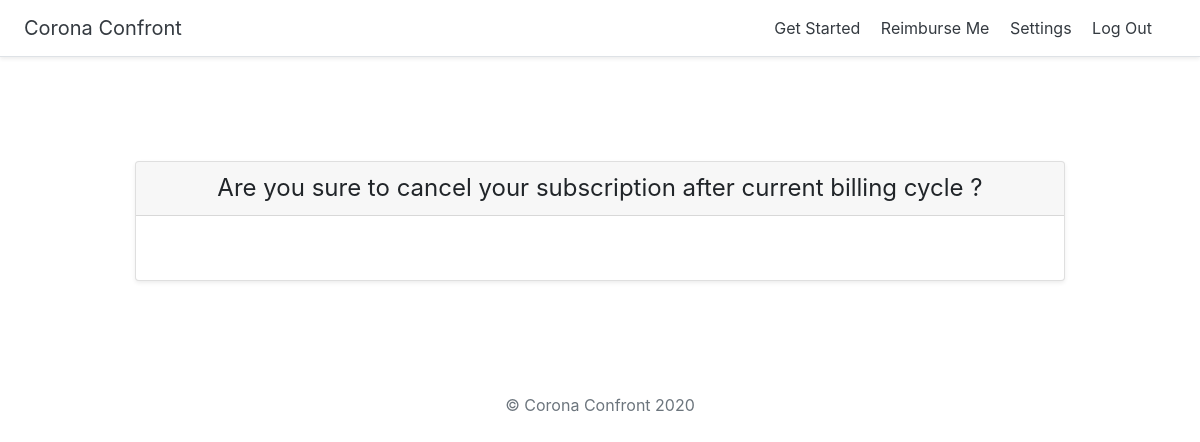
/cancel/ (signed in), run on an earlier commit of the app's database.
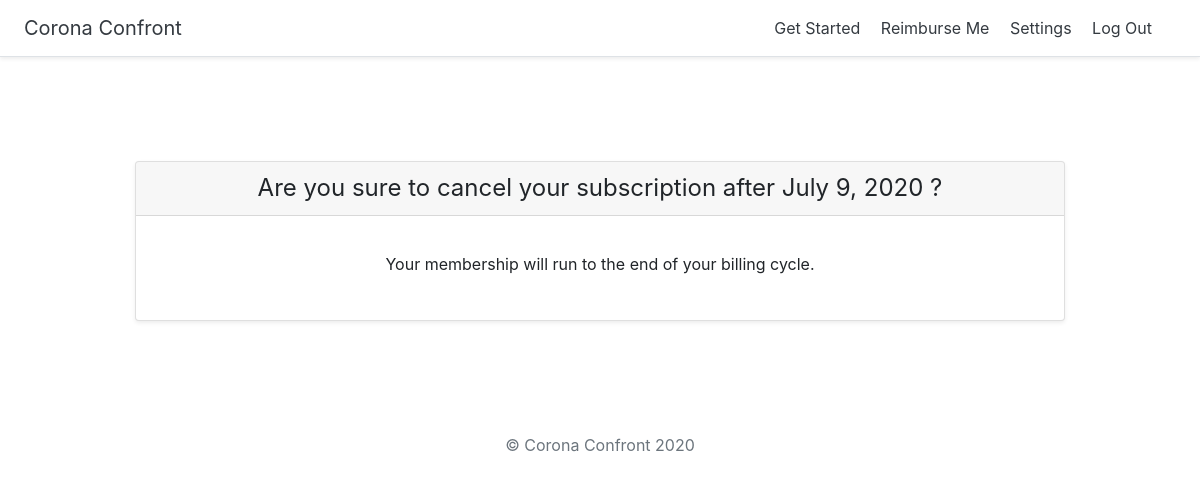
And on a later commit of the database.
### plans/models.py (models this page shows)
class Customer(models.Model):
    user = models.OneToOneField(User, on_delete=models.CASCADE)
    stripeid = models.CharField(max_length=255)
    stripe_subscription_id = models.CharField(max_length=255)
    cancel_at_period_end = models.BooleanField(default=False)
    membership = models.BooleanField(default=False)
    insurance_exists = models.CharField(max_length=3, choices=INSURANCE_CHOICES, default = 'NO')
    first_name = models.CharField(max_length=200, null=True)
    last_name = models.CharField(max_length=200, null=True)
    birth_date = models.DateField(null=True)
    email_confirmed = models.BooleanField(default=False)
    last_day_membership = models.DateField(null=True)
    date_added = models.DateTimeField(auto_now_add=True)

### plans/views.py (the view)
# urls.py: path('cancel/', views.cancel_insurance, name='cancel_insurance'),
@login_required
def cancel_insurance(request):
    membership = False
    cancel_at_period_end = False
    last_day_show = None
    if request.method == 'POST':
        subscription = stripe.Subscription.retrieve(request.user.customer.stripe_subscription_id)
        subscription.cancel_at_period_end = True
        request.user.customer.cancel_at_period_end = True
        cancel_at_period_end = True
        subscription.save()
        request.user.customer.save()
    else:
        try:
            if request.user.customer.membership:
                membership = True
            if request.user.customer.cancel_at_period_end:
                cancel_at_period_end = True
            if request.user.customer.last_day_membership:
                last_day_show = request.user.customer.last_day_membership
        except Customer.DoesNotExist:
            membership = False
    return render(request, 'registration/cancel_insurance.html', {'membership':membership,
    'cancel_at_period_end':cancel_at_period_end, 'last_day_show': last_day_show })

### templates/registration/cancel_insurance.html (shortened to what this page needs)
{% extends 'plans/base.html' %}
{% block content %}
<div class="pricing-header px-3 py-3 pt-md-5 pb-md-4 mx-auto text-center">
</div>
<div class="container">
  <div class="card-deck mb-3 text-center">
    <div class="card mb-4 shadow-sm">
      <div class="card-header">
        <h4 class="my-0 font-weight-normal">Are you sure to cancel your subscription after {{ last_day_show |default_if_none:"current billing cycle" }} ?</h4>
      </div>
      <div class="card-body">
        <ul class="list-unstyled mt-3 mb-4">
            <div class="container">
              {% if cancel_at_period_end %}
              Your membership will run to the end of your billing cycle.
              {% endif %}
            </div>
        </ul>
      </div>
    </div>
  </div>
</div>
{% endblock %}

What changed in the data, as far as the page shows it:
now on this page (row edited): Customer: last_day_membership "July 9, 2020"
Also different on the page:
{{ last_day_show |default_if_none:"current billing cycle" }}: "current billing cycle" → (not shown)
text now shown: "Your membership will run to the end of your billing cycle."
